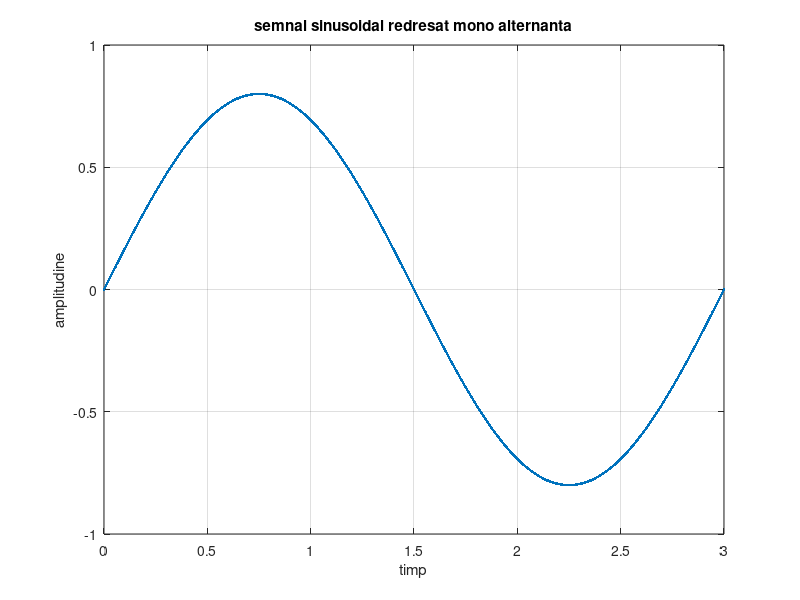

The MATLAB source for this figure:
amplitudinea = 0.8;
perioada = 3;
frecventa = 1 / perioada ;
timp = 0:0.002:3;
x = amplitudinea * sin(2*pi*frecventa*timp);
plot(timp, x, '.-'),xlabel('timp'), ylabel('amplitudine'), title('semnal sinusoidal redresat mono alternanta'), grid;

